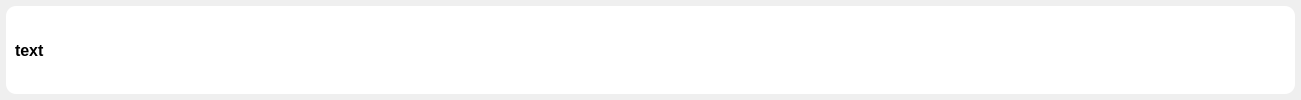
<?xml version="1.0" encoding="UTF-8"?>
<ui version="4.0">
 <class>MailExt</class>
 <widget class="QWidget" name="MailExt">
  <property name="geometry">
   <rect>
    <x>0</x>
    <y>0</y>
    <width>1301</width>
    <height>100</height>
   </rect>
  </property>
  <property name="minimumSize">
   <size>
    <width>0</width>
    <height>40</height>
   </size>
  </property>
  <property name="maximumSize">
   <size>
    <width>16777215</width>
    <height>5000</height>
   </size>
  </property>
  <property name="styleSheet">
   <string notr="true"/>
  </property>
  <layout class="QVBoxLayout" name="verticalLayout" stretch="0">
   <property name="spacing">
    <number>6</number>
   </property>
   <property name="margin" stdset="0">
    <number>6</number>
   </property>
   <item>
    <widget class="QFrame" name="frame">
     <property name="styleSheet">
      <string notr="true">border-radius: 10px;
background-color:rgb(255, 255, 255)</string>
     </property>
     <property name="frameShape">
      <enum>QFrame::Shape::StyledPanel</enum>
     </property>
     <property name="frameShadow">
      <enum>QFrame::Shadow::Raised</enum>
     </property>
     <layout class="QVBoxLayout" name="verticalLayout_2">
      <item>
       <widget class="QLabel" name="labelDetails">
        <property name="sizePolicy">
         <sizepolicy hsizetype="Preferred" vsizetype="Expanding">
          <horstretch>0</horstretch>
          <verstretch>0</verstretch>
         </sizepolicy>
        </property>
        <property name="font">
         <font>
          <pointsize>12</pointsize>
          <bold>true</bold>
         </font>
        </property>
        <property name="styleSheet">
         <string notr="true">border-radius: 10px;
color: black;</string>
        </property>
        <property name="text">
         <string>text</string>
        </property>
        <property name="wordWrap">
         <bool>true</bool>
        </property>
       </widget>
      </item>
     </layout>
    </widget>
   </item>
  </layout>
 </widget>
 <resources/>
 <connections/>
</ui>
